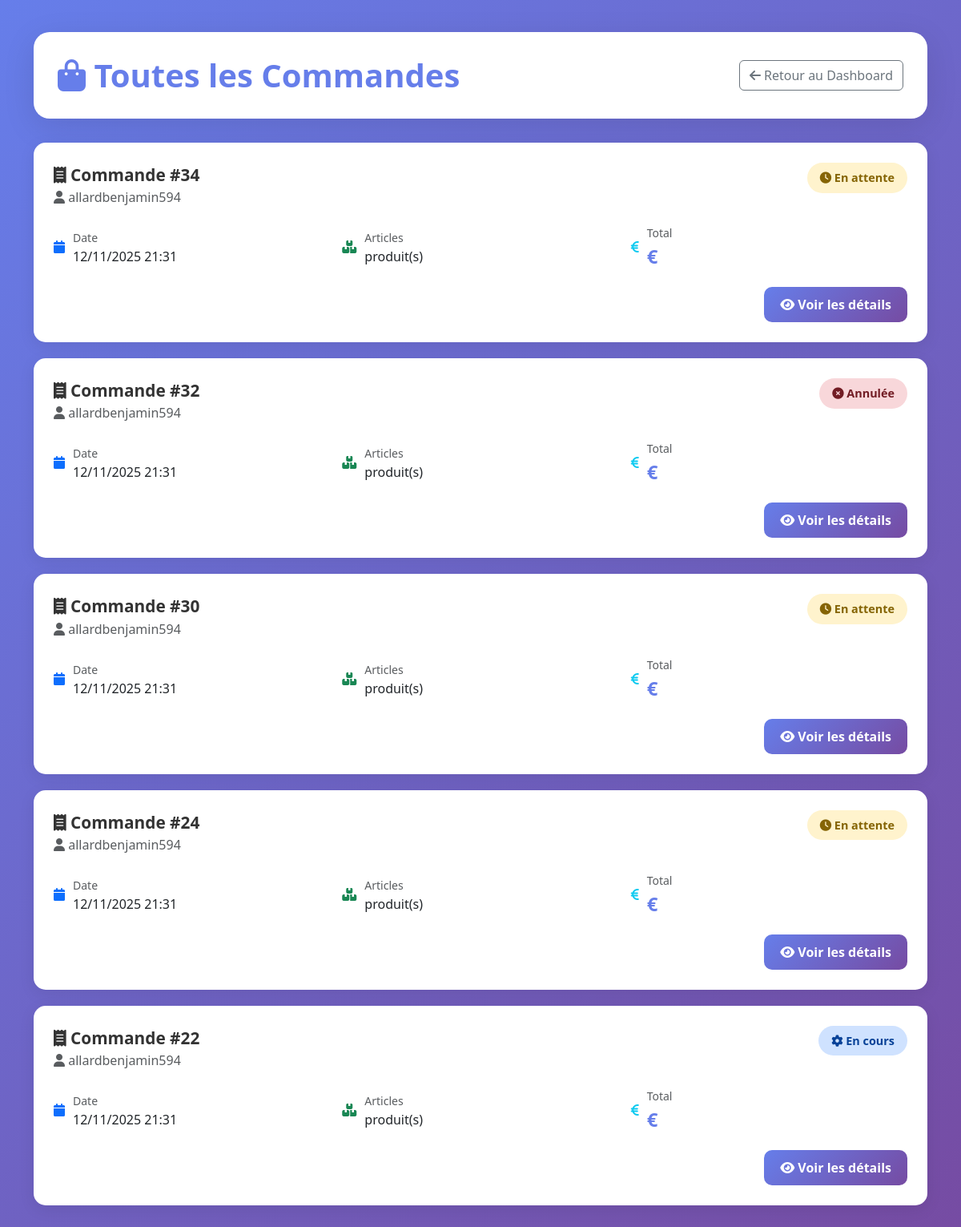
Page /orders/orders/ (signed in) on the committed database.
### orders/models.py (models this page shows, shortened)
class Order(models.Model):
    STATUS_CHOICES = [
        ('pending', 'En attente'),
        ('confirmed', 'Confirmée'),
        ('processing', 'En traitement'),
        ('shipped', 'Expédiée'),
        ('delivered', 'Livrée'),
        ('cancelled', 'Annulée'),
    ]
    customer = models.ForeignKey(User, on_delete=models.CASCADE, related_name='orders', verbose_name="Client")
    order_number = models.CharField(max_length=20, unique=True, verbose_name="Numéro de commande")
    status = models.CharField(max_length=20, choices=STATUS_CHOICES, default='pending', verbose_name="Statut")
    total_amount = models.DecimalField(max_digits=10, decimal_places=2, verbose_name="Montant total")
    shipping_address = models.TextField(verbose_name="Adresse de livraison")
    shipping_city = models.CharField(max_length=100, verbose_name="Ville de livraison")
    shipping_phone = models.CharField(max_length=20, verbose_name="Téléphone de livraison")
    created_at = models.DateTimeField(auto_now_add=True)
    updated_at = models.DateTimeField(auto_now=True)
    delivered_at = models.DateTimeField(null=True, blank=True, verbose_name="Date de livraison")
    class Meta:
        verbose_name = "Commande"
        verbose_name_plural = "Commandes"
        ordering = ['-created_at']

### orders/views.py (the view)
# urls.py: path('orders/', views.order_list, name='order_list'),
@login_required
def order_list(request):
    orders = Order.objects.filter(customer=request.user)
    return render(request, 'orders/order_list.html', {'orders': orders})

### orders/templates/orders/order_list.html (shortened to what this page needs)
<!DOCTYPE html>
<html lang="fr">
<head>
<link href="https://cdn.jsdelivr.net/npm/bootstrap@5.3.2/dist/css/bootstrap.min.css" rel="stylesheet">
<link href="https://cdnjs.cloudflare.com/ajax/libs/font-awesome/6.4.0/css/all.min.css" rel="stylesheet">
</head>
<body>
    <div class="container">
        <div class="page-header">
            <div class="d-flex justify-content-between align-items-center flex-wrap">
                <h1><i class="fas fa-shopping-bag"></i> Toutes les Commandes</h1>
                <a href="{% url 'dashboard_vendor' %}" class="btn btn-outline-secondary">
                    <i class="fas fa-arrow-left"></i> Retour au Dashboard
                </a>
            </div>
        </div>
        {% if orders %}
            {% for order in orders %}
            <div class="order-card">
                <div class="order-header">
                    <div>
                        <div class="order-number">
                            <i class="fas fa-receipt"></i> Commande #{{ order.id }}
                        </div>
                        <p class="text-muted mb-0">
                            <i class="fas fa-user"></i> {{ order.customer.username }}
                        </p>
                    </div>
                    <span class="status-badge status-{{ order.status }}">
                        {% if order.status == 'pending' %}
                            <i class="fas fa-clock"></i> En attente
                        {% elif order.status == 'processing' %}
                            <i class="fas fa-cog"></i> En cours
                        {% elif order.status == 'shipped' %}
                            <i class="fas fa-truck"></i> Expédiée
                        {% elif order.status == 'delivered' %}
                            <i class="fas fa-check-circle"></i> Livrée
                        {% else %}
                            <i class="fas fa-times-circle"></i> Annulée
                        {% endif %}
                    </span>
                </div>
                <div class="order-details">
                    <div class="detail-item">
                        <i class="fas fa-calendar text-primary"></i>
                        <div>
                            <small class="text-muted">Date</small>
                            <div>{{ order.created_at|date:"d/m/Y H:i" }}</div>
                        </div>
                    </div>
                    <div class="detail-item">
                        <i class="fas fa-boxes text-success"></i>
                        <div>
                            <small class="text-muted">Articles</small>
                            <div>{{ order.orderitem_set.count }} produit(s)</div>
                        </div>
                    </div>
                    <div class="detail-item">
                        <i class="fas fa-euro-sign text-info"></i>
                        <div>
                            <small class="text-muted">Total</small>
                            <div class="order-total">{{ order.total_price }}€</div>
                        </div>
                    </div>
                </div>
                <div class="d-flex justify-content-end">
                    <a href="{% url 'order_detail' order.id %}" class="btn-view">
                        <i class="fas fa-eye"></i> Voir les détails
                    </a>
                </div>
            </div>
            {% endfor %}
        {% else %}
            <div class="order-card text-center py-5">
                <i class="fas fa-inbox fa-5x text-muted mb-3"></i>
                <h3>Aucune commande</h3>
                <p class="text-muted">Les commandes apparaîtront ici</p>
            </div>
        {% endif %}
    </div>
</body>
</html>

### orders/templates/orders/order_list.html (style rules this page uses)
body { font-family: 'Segoe UI', sans-serif; background: linear-gradient(135deg, #667eea 0%, #764ba2 100%); min-height: 100vh; padding: 40px 0; }
.page-header { background: white; border-radius: 20px; padding: 30px; margin-bottom: 30px; box-shadow: 0 10px 40px rgba(0,0,0,0.1); }
.page-header h1 { color: #667eea; font-weight: 700; margin: 0; }
.order-card { background: white; border-radius: 15px; padding: 25px; margin-bottom: 20px; box-shadow: 0 5px 20px rgba(0,0,0,0.08); transition: all 0.3s; }
.order-header { display: flex; justify-content: space-between; align-items: start; margin-bottom: 20px; flex-wrap: wrap; gap: 15px; }
.order-number { font-size: 1.3rem; font-weight: 700; color: #333; }
.status-badge { padding: 8px 16px; border-radius: 20px; font-weight: 600; font-size: 0.9rem; }
.status-pending { background: #fff3cd; color: #856404; }
.status-processing { background: #cfe2ff; color: #084298; }
.status-cancelled { background: #f8d7da; color: #721c24; }
.order-details { display: grid; grid-template-columns: repeat(auto-fit, minmax(200px, 1fr)); gap: 15px; margin-bottom: 20px; }
.detail-item { display: flex; align-items: center; gap: 10px; }
.order-total { font-size: 1.5rem; font-weight: 700; color: #667eea; }
.btn-view { background: linear-gradient(135deg, #667eea 0%, #764ba2 100%); color: white; padding: 10px 20px; border-radius: 10px; text-decoration: none; font-weight: 600; }

### rows in the picture
Order: id "34", customer.username "allardbenjamin594", status "pending" (drawn), created_at "12/11/2025 21:31"
Order: id "32", customer.username "allardbenjamin594", status "cancelled" (drawn), created_at "12/11/2025 21:31"
Order: id "30", customer.username "allardbenjamin594", status "pending" (drawn), created_at "12/11/2025 21:31"
Order: id "24", customer.username "allardbenjamin594", status "pending" (drawn), created_at "12/11/2025 21:31"
Order: id "22", customer.username "allardbenjamin594", status "processing" (drawn), created_at "12/11/2025 21:31"
